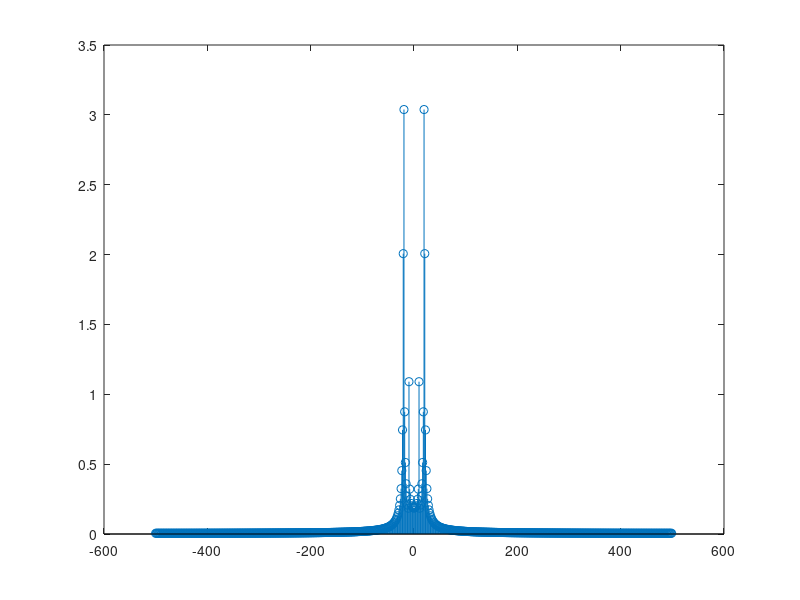
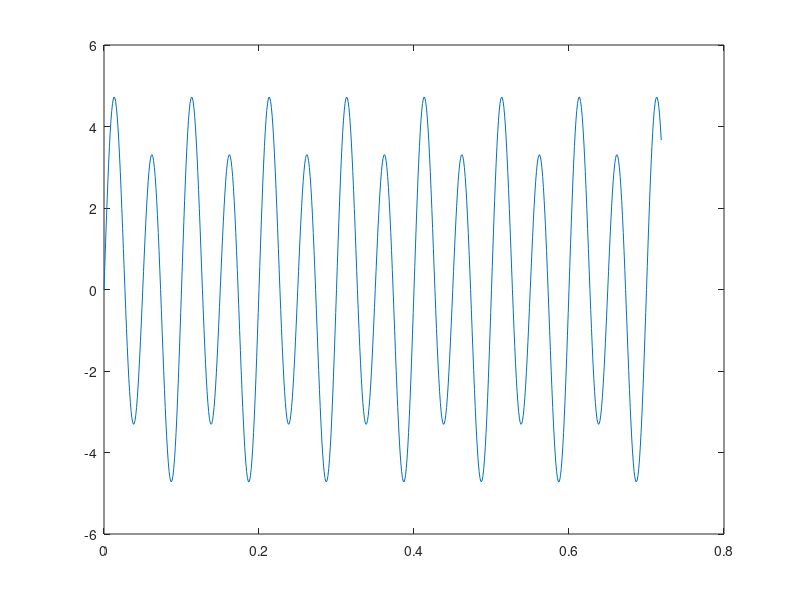

MATLAB code for these plots, in order:
clear;
hold off;

% Ejercicio 1:

function y=signal(t)
	f1 = 10; % 10 hz
	f2 = 20; % 20 hz
	y = sin(2*pi*f1*t) + 4*sin(2*pi*f2*t);
endfunction

%Señal para la parte 2..... Cambiar en la linea: s = signal(t);
function y=signal2(t)
	f1 = 10; 
	f2 = 20; 
	y = sin(2*pi*f1*t) + 4*sin(2*pi*f2*t) + 4;
endfunction

function y=signal3(t)
	f1 = 10; 
	f2 = 11; 
	y = sin(2*pi*f1*t) + 4*sin(2*pi*f2*t);
endfunction


function y=signal4(t)
	f1 = 10; 
	f2 = 10.5; 
	y = sin(2*pi*f1*t) + 4*sin(2*pi*f2*t);
endfunction


% Periodo de Muestreo
Tm = 0.001;
Fm = 1/Tm;

% Dominio Temporal
t = 0:Tm:0.72-Tm;
N = length(t);

% Muestreo la función
s = signal(t);
% Calculo la transformada de Fourier by Octave
S = fft(s);


% TDF y dividimos por N ya que matlab no implementa esto.
% abs es lo mismo que S = sqrt(real(S).^2 + imag(S).^2);
S_mod =  2 * fftshift(S) / N ;

% Dominio frecuencial df = 1/T0  tal que T0 es la duración total de la señal en el tiempo.
df = Fm/N;
f = -Fm/2:df:Fm/2-df;

figure(1);
stem(f, abs(S_mod));

figure(2);
plot(t,s);


% parte 2. Verificacion de la relación de Parseval

izquierda = sum(s.^2);

derecha = (1/N) * sum( abs(S).^2 );

if (izquierda-derecha < 0.00001) % comparacion tolerancia
	disp("Se cumple Parseval");
else
	disp("No se cumple Parseval");
end	

# 1.2) Cuando se agrega una componente continua a la señal +4 para normalizarlo no hay que 
# multiplicar por dos ya que no viene acompañado de un senoidal.

% 1.3) Se modificó la frecuencia y se observa claramente el pico en el espectro de frecuencia.
% 1.4) Lo que ocurre aquí es que nuestra resulcion del espectro de frecuencia no contempla esta fraccion
%	Es por ello que la componente de frecuencias 10.5 se distrubuye proporcionalmente en las
%	frecuencias más parecidas. Esto viene como consecuencia del producto interno entre la senal
%	y las exponenciales complejas de la base elegida.
%
% 1.5) Problemas de resolucion de frecuencia...
%		Cuando tenemos el limite superior de 0.72: La Fm siempre es 1000
%		y df = Fm/N = 1000/0.72 no es un multiplo de las frecuencias que qeuremos observar en la señal
%		Es por esto que no se ven como barras, sino como una dispercion en las frecuencias cercanas.
%
%
%
%
%
%
%
%
%
%
%
%
%
%
